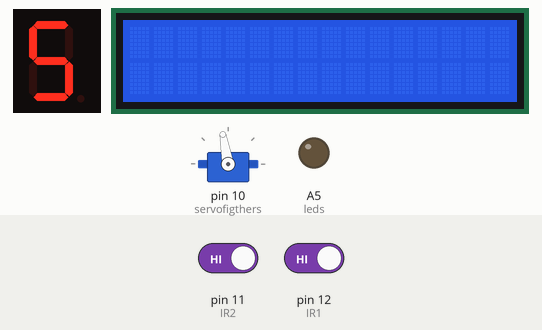
Simulated run of this sketch. Board: Arduino Uno, built with avr-gcc and run on an emulated ATmega328P. On the bench: 1-digit seven-segment display, 16×2 character LCD, servo, output pins drawn as LEDs (lit = HIGH). Wiring (inferred from the names in the program): 1-digit 7-segment display, segments lit when HIGH: segments pin 4, pin 5, pin 8, pin 7, pin 6, pin 3, pin 2. Inputs (shaded band) come from the test bench; at power-on: pin 12 (IR1) HIGH, pin 11 (IR2) HIGH. The segment pins are drawn as the display they are named for; pins used as bus, display or sensor lines are not drawn; what the sketch prints to the serial monitor is not drawn.

Above: at 3.2 s.
3.3 s: pin 12 (IR1) driven LOW
At 4.3 s:
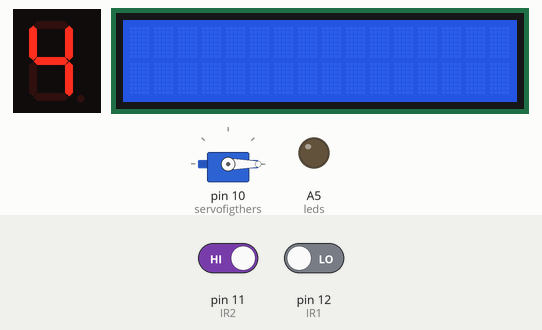
4.8 s: pin 11 (IR2) driven LOW
At 6.6 s:
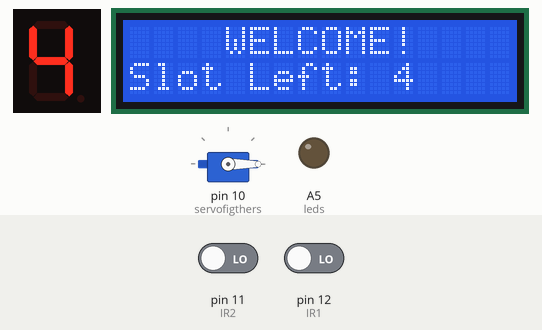
7.8 s: pin 11 (IR2) driven HIGH
At 8.3 s:
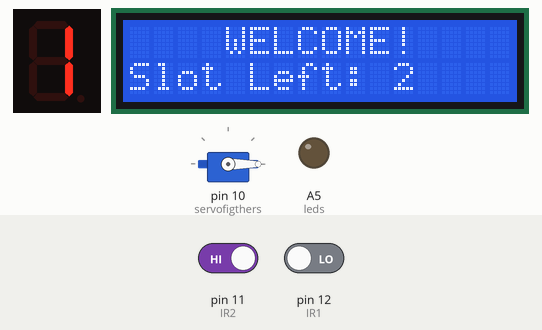
9.3 s: pin 11 (IR2) driven LOW
At 12.3 s:
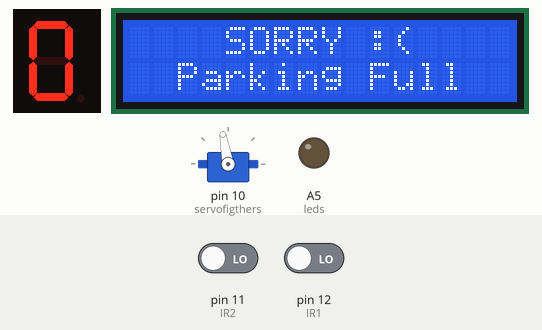
Timing chart, 0 to 13.3 s (numbered marks = the images above; inputs shaded):
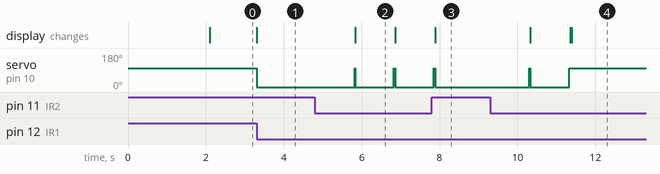

The sketch:

Car_Parking_project.ino
```cpp
#include <LiquidCrystal_I2C.h>
LiquidCrystal_I2C lcd(0x27, 16, 2);
#include <Servo.h>
#define ldr A1
#define leds A5
#define temperature A0
#define buzzer A3
Servo servofigthers;
#define g 2
#define f 3
#define a 4
#define b 5
#define e 6
#define d 7
#define c 8
#define D 13
void gate();
void Ldr();
void temp();
void segment(int);
int h = 0;
int IR1 = 12;
int IR2 = 11;

int x = 0;
int y = 0;

int Slot = 5;
int flag1 = 0;
int flag2 = 0;

void setup() {
  Serial.begin(9600);
  lcd.init();
  lcd.backlight();
  pinMode(IR1, INPUT);
  pinMode(IR2, INPUT);

  servofigthers.attach(10);
  servofigthers.write(100);

  lcd.setCursor(0, 0);
  lcd.print("     ARDUINO    ");
  lcd.setCursor(0, 1);
  lcd.print(" PARKING SYSTEM ");
  delay(2000);
  lcd.clear();
  pinMode(ldr, INPUT);
  pinMode(leds, OUTPUT);
}

void loop() {
  if (digitalRead(IR1) == LOW && flag1 == 0) {
    if (Slot > 0) {
      flag1 = 1;
      if (flag2 == 0) {
        servofigthers.write(0);
        Slot = Slot - 1;
      }
    } else {
      lcd.setCursor(0, 0);
      lcd.print("    SORRY :(    ");
      lcd.setCursor(0, 1);
      lcd.print("  Parking Full  ");
      delay(3000);
      lcd.clear();
    }
  }

  if (digitalRead(IR2) == LOW && flag2 == 0) {
    flag2 = 1;
    if (flag1 == 0) {
      servofigthers.write(0);
      Slot = Slot + 1;
    }
  }

  if (flag1 == 1 && flag2 == 1) {
    delay(1000);
    servofigthers.write(100);
    flag1 = 0, flag2 = 0;


    lcd.setCursor(0, 0);
    lcd.print("    WELCOME!    ");
    lcd.setCursor(0, 1);
    lcd.print("Slot Left: ");
    lcd.print(Slot);
  }
  segment(Slot);
  Serial.println(Slot);
}


void segment(int i) {
  pinMode(g, OUTPUT);
  pinMode(a, OUTPUT);
  pinMode(b, OUTPUT);
  pinMode(c, OUTPUT);
  pinMode(f, OUTPUT);
  pinMode(d, OUTPUT);
  pinMode(e, OUTPUT);
  switch (i) {
    case 0:
      digitalWrite(c, 1);
      digitalWrite(g, 0);
      digitalWrite(f, 1);
      digitalWrite(d, 1);
      digitalWrite(e, 1);
      digitalWrite(b, 1);
      digitalWrite(a, 1);
      break;
    case 1:
      digitalWrite(c, 1);
      digitalWrite(g, 0);
      digitalWrite(f, 0);
      digitalWrite(d, 0);
      digitalWrite(e, 0);
      digitalWrite(b, 1);
      digitalWrite(a, 0);
      break;
    case 2:
      digitalWrite(c, 0);
      digitalWrite(g, 1);
      digitalWrite(f, 0);
      digitalWrite(d, 1);
      digitalWrite(e, 1);
      digitalWrite(b, 1);
      digitalWrite(a, 1);
      break;
    case 3:
      digitalWrite(c, 1);
      digitalWrite(g, 1);
      digitalWrite(f, 0);
      digitalWrite(d, 1);
      digitalWrite(e, 0);
      digitalWrite(b, 1);
      digitalWrite(a, 1);
      break;
    case 4:
      digitalWrite(c, 1);
      digitalWrite(g, 1);
      digitalWrite(f, 1);
      digitalWrite(d, 0);
      digitalWrite(e, 0);
      digitalWrite(b, 1);
      digitalWrite(a, 0);
      break;
    case 5:
      digitalWrite(c, 1);
      digitalWrite(g, 1);
      digitalWrite(f, 1);
      digitalWrite(d, 1);
      digitalWrite(e, 0);
      digitalWrite(b, 0);
      digitalWrite(a, 1);
      break;
  }
}
/*void gate (){


}*/
void Ldr() {

  x = analogRead(ldr);
  Serial.println(x);
  y = map(x, 10, 1000, 0, 255);
  analogWrite(leds, y);
}
void temp() {
  digitalWrite(D, LOW);
  int Temp = analogRead(temperature);
  float volts = (Temp / 965.0) * 5;
  float celcius = (volts - 0.5) * 100;
  float fahrenheit = (celcius * 9 / 5 + 32);
  Serial.println(fahrenheit);
  lcd.setCursor(5, 0);
  lcd.print(" Temp = ");
  lcd.print(fahrenheit);
  lcd.print("  fahrenheit ");
  delay(2000);
  if (celcius > 40) {
    tone(buzzer, 1000);
    delay(1000);
    noTone(buzzer);
    delay(1000);
  }
}
```

Measured:
- after the input at 3.3 s, servo on pin 10 (servofigthers): 100° → 0° at once; the display: changes at once (image 1)
- after the input at 4.8 s, servo on pin 10 (servofigthers): alternates 100° for 0.02 s and 0° for 1.0 s, starting after 1.0 s; the display: changes after 1.0 s (image 2)
- after the input at 7.8 s, servo on pin 10 (servofigthers): goes on until 7.9 s, then stays 0°
- after the input at 9.3 s, servo on pin 10 (servofigthers): 0° → 100° after 2.0 s; the display: first changes after 1.0 s (image 4 shows a later state)
- what the display in image 2 shows lasts 1.1 s, from 5.8 s to 6.9 s
